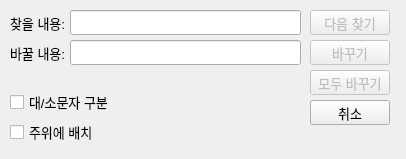
<?xml version="1.0" encoding="UTF-8"?>
<ui version="4.0">
 <class>Dialog</class>
 <widget class="QDialog" name="Dialog">
  <property name="geometry">
   <rect>
    <x>0</x>
    <y>0</y>
    <width>406</width>
    <height>159</height>
   </rect>
  </property>
  <property name="windowTitle">
   <string>바꾸기</string>
  </property>
  <widget class="QLabel" name="label_findstr">
   <property name="geometry">
    <rect>
     <x>10</x>
     <y>10</y>
     <width>55</width>
     <height>25</height>
    </rect>
   </property>
   <property name="font">
    <font>
     <pointsize>10</pointsize>
    </font>
   </property>
   <property name="text">
    <string>찾을 내용:</string>
   </property>
  </widget>
  <widget class="QLineEdit" name="lineEdit">
   <property name="geometry">
    <rect>
     <x>70</x>
     <y>10</y>
     <width>231</width>
     <height>25</height>
    </rect>
   </property>
   <property name="font">
    <font>
     <pointsize>10</pointsize>
    </font>
   </property>
  </widget>
  <widget class="QPushButton" name="pushButton_findnext">
   <property name="enabled">
    <bool>false</bool>
   </property>
   <property name="geometry">
    <rect>
     <x>310</x>
     <y>10</y>
     <width>80</width>
     <height>25</height>
    </rect>
   </property>
   <property name="font">
    <font>
     <pointsize>10</pointsize>
    </font>
   </property>
   <property name="text">
    <string>다음 찾기</string>
   </property>
  </widget>
  <widget class="QPushButton" name="pushButton_cancel">
   <property name="geometry">
    <rect>
     <x>310</x>
     <y>100</y>
     <width>80</width>
     <height>25</height>
    </rect>
   </property>
   <property name="font">
    <font>
     <pointsize>10</pointsize>
    </font>
   </property>
   <property name="text">
    <string>취소</string>
   </property>
  </widget>
  <widget class="QCheckBox" name="checkBox">
   <property name="geometry">
    <rect>
     <x>10</x>
     <y>90</y>
     <width>101</width>
     <height>24</height>
    </rect>
   </property>
   <property name="font">
    <font>
     <pointsize>10</pointsize>
    </font>
   </property>
   <property name="text">
    <string>대/소문자 구분</string>
   </property>
  </widget>
  <widget class="QCheckBox" name="checkBox_2">
   <property name="geometry">
    <rect>
     <x>10</x>
     <y>120</y>
     <width>82</width>
     <height>24</height>
    </rect>
   </property>
   <property name="font">
    <font>
     <pointsize>10</pointsize>
    </font>
   </property>
   <property name="text">
    <string>주위에 배치</string>
   </property>
  </widget>
  <widget class="QLabel" name="label_findstr_2">
   <property name="geometry">
    <rect>
     <x>10</x>
     <y>40</y>
     <width>55</width>
     <height>25</height>
    </rect>
   </property>
   <property name="font">
    <font>
     <pointsize>10</pointsize>
    </font>
   </property>
   <property name="text">
    <string>바꿀 내용:</string>
   </property>
  </widget>
  <widget class="QLineEdit" name="lineEdit_changeline">
   <property name="geometry">
    <rect>
     <x>70</x>
     <y>40</y>
     <width>231</width>
     <height>25</height>
    </rect>
   </property>
   <property name="font">
    <font>
     <pointsize>10</pointsize>
    </font>
   </property>
  </widget>
  <widget class="QPushButton" name="pushButton_change">
   <property name="enabled">
    <bool>false</bool>
   </property>
   <property name="geometry">
    <rect>
     <x>310</x>
     <y>40</y>
     <width>80</width>
     <height>25</height>
    </rect>
   </property>
   <property name="font">
    <font>
     <pointsize>10</pointsize>
    </font>
   </property>
   <property name="text">
    <string>바꾸기</string>
   </property>
  </widget>
  <widget class="QPushButton" name="pushButton_changeall">
   <property name="enabled">
    <bool>false</bool>
   </property>
   <property name="geometry">
    <rect>
     <x>310</x>
     <y>70</y>
     <width>80</width>
     <height>25</height>
    </rect>
   </property>
   <property name="font">
    <font>
     <pointsize>10</pointsize>
    </font>
   </property>
   <property name="text">
    <string>모두 바꾸기</string>
   </property>
  </widget>
 </widget>
 <resources/>
 <connections/>
</ui>
